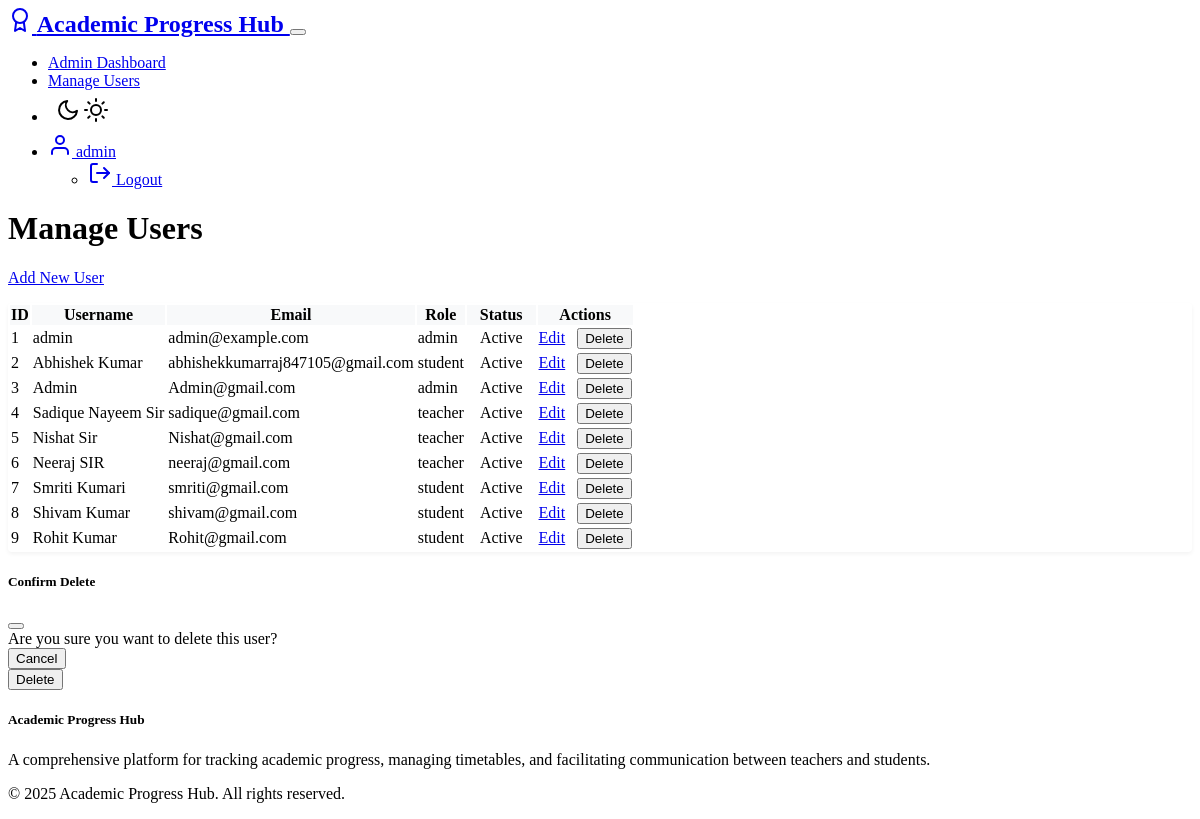
/admin/users (signed in), run on an earlier commit of the app's database.
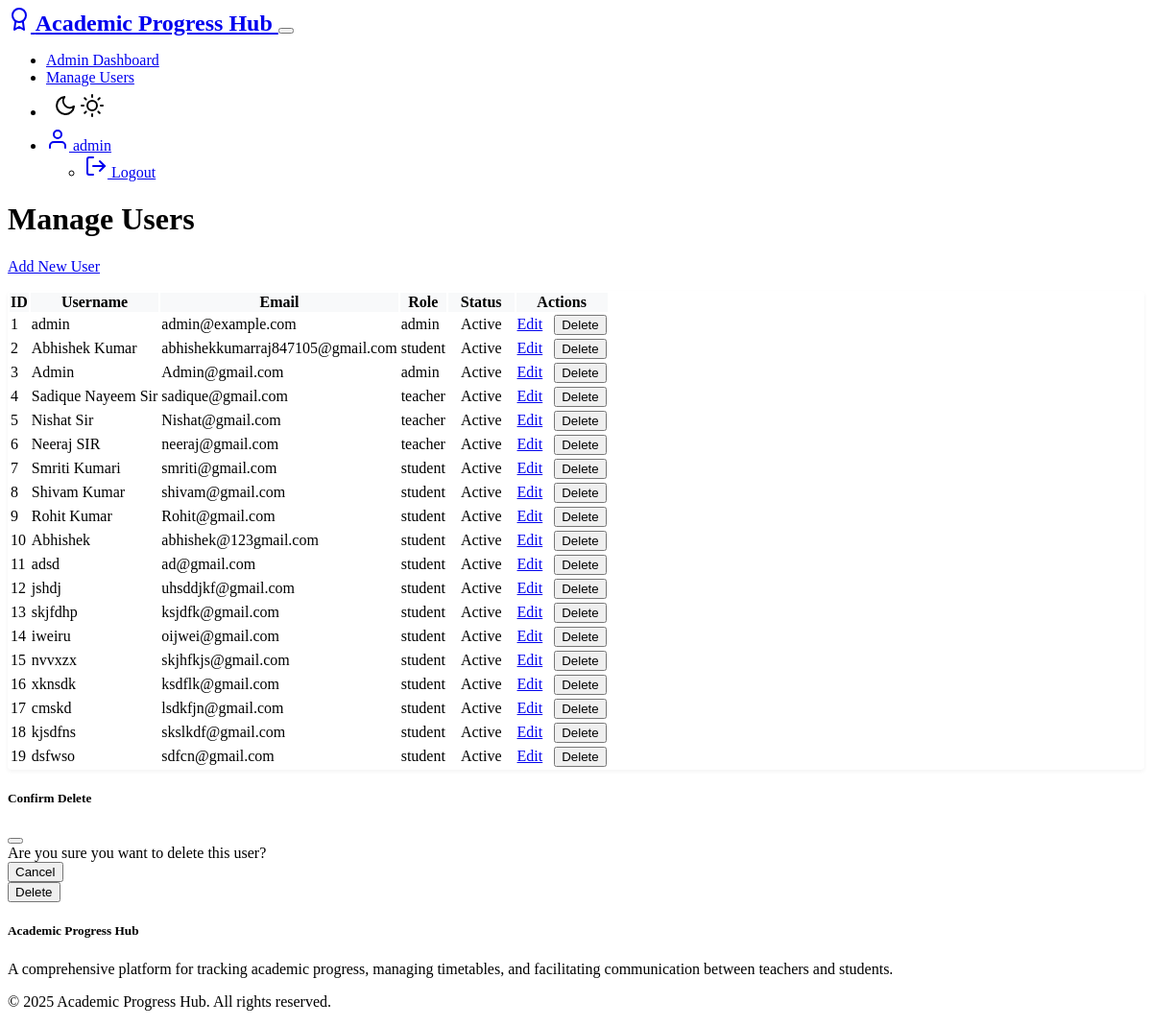
And on a later commit of the database.
### models.py (models this page shows, shortened)
class User(UserMixin, db.Model):
    __tablename__ = 'users'
    id = db.Column(db.Integer, primary_key=True)
    username = db.Column(db.String(64), unique=True, nullable=False)  # Your login name
    email = db.Column(db.String(120), unique=True, nullable=False)    # Your email address
    password_hash = db.Column(db.String(256), nullable=False)         # Your secret password
    role = db.Column(db.String(10), nullable=False)                   # Are you a teacher, student, or admin?
    created_at = db.Column(db.DateTime, default=datetime.utcnow)      # When you joined
    is_active = db.Column(db.Boolean, default=True)                   # Are you using the website?
    teacher_profile = db.relationship('Teacher', backref='user', uselist=False, cascade='all, delete-orphan')
    student_profile = db.relationship('Student', backref='user', uselist=False, cascade='all, delete-orphan')
    @property
    def is_admin(self):
        return self.role == 'admin'

### routes/admin_routes.py (the view)
    def decorated_function(*args, **kwargs):
        if not current_user.is_authenticated or not current_user.is_admin:
            flash('Access denied: Admin permissions required.', 'danger')
            return redirect(url_for('auth.login'))
        return f(*args, **kwargs)

### app.py (called while the page is built)
@login_manager.user_loader
def load_user(user_id):
    from models import User
    return User.query.get(int(user_id))

### routes/admin_routes.py (called while the page is built)
def admin_required(f):
    def decorated_function(*args, **kwargs):
        if not current_user.is_authenticated or not current_user.is_admin:
            flash('Access denied: Admin permissions required.', 'danger')
            return redirect(url_for('auth.login'))
        return f(*args, **kwargs)
    decorated_function.__name__ = f.__name__
    return login_required(decorated_function)

@admin.route('/users')
@admin_required
def manage_users():
    users = User.query.all()
    return render_template('admin/users.html', users=users)

### templates/admin/users.html (shortened to what this page needs)
{% extends "layout.html" %}
{% block content %}
<div class="container mt-4">
    <div class="d-flex justify-content-between align-items-center mb-4">
        <h1>Manage Users</h1>
        <a href="{{ url_for('admin.add_user') }}" class="btn btn-success">Add New User</a>
    </div>
    <div class="table-responsive">
        <table class="table table-striped">
            <thead>
                <tr>
                    <th>ID</th>
                    <th>Username</th>
                    <th>Email</th>
                    <th>Role</th>
                    <th>Status</th>
                    <th>Actions</th>
                </tr>
            </thead>
            <tbody>
                {% for user in users %}
                <tr>
                    <td>{{ user.id }}</td>
                    <td>{{ user.username }}</td>
                    <td>{{ user.email }}</td>
                    <td>{{ user.role }}</td>
                    <td>
                        <span class="badge {% if user.is_active %}bg-success{% else %}bg-danger{% endif %}">
                            {{ 'Active' if user.is_active else 'Inactive' }}
                        </span>
                    </td>
                    <td>
                        <a href="{{ url_for('admin.edit_user', user_id=user.id) }}" class="btn btn-sm btn-primary">Edit</a>
                        <button class="btn btn-sm btn-danger delete-user" data-user-id="{{ user.id }}">Delete</button>
                    </td>
                </tr>
                {% endfor %}
            </tbody>
        </table>
    </div>
</div>
<div class="modal fade" id="deleteModal" tabindex="-1">
    <div class="modal-dialog">
        <div class="modal-content">
            <div class="modal-header">
                <h5 class="modal-title">Confirm Delete</h5>
                <button type="button" class="btn-close" data-bs-dismiss="modal"></button>
            </div>
            <div class="modal-body">
                Are you sure you want to delete this user?
            </div>
            <div class="modal-footer">
                <button type="button" class="btn btn-secondary" data-bs-dismiss="modal">Cancel</button>
                <form id="deleteForm" method="POST">
                    <button type="submit" class="btn btn-danger">Delete</button>
                </form>
            </div>
        </div>
    </div>
</div>
{% endblock %}

### templates/layout.html (shortened to what this page needs)
<!DOCTYPE html>
<html lang="en" data-bs-theme="dark">
<head>
    <link rel="stylesheet" href="https://cdn.replit.com/agent/bootstrap-agent-dark-theme.min.css">
    <link rel="stylesheet" href="{{ url_for('static', filename='css/style.css') }}">
    {% if current_user.is_authenticated and current_user.role == 'admin' %}
    <link rel="stylesheet" href="{{ url_for('static', filename='css/admin/style.css') }}">
    {% endif %}
</head>
<body class="{% block body_class %}{% endblock %}">
    <nav class="navbar navbar-expand-lg navbar-dark bg-dark mb-4">
        <div class="container">
            <a class="navbar-brand" href="{{ url_for('index') }}">
                <span data-feather="award" class="me-2"></span>
                Academic Progress Hub
            </a>
            <button class="navbar-toggler" type="button" data-bs-toggle="collapse" data-bs-target="#navbarNav">
            </button>
            <div class="collapse navbar-collapse" id="navbarNav">
                <ul class="navbar-nav ms-auto">
                    {% if current_user.is_authenticated %}
                        {% if current_user.role == 'admin' %}
                            <li class="nav-item">
                                <a class="nav-link" href="{{ url_for('admin.admin_dashboard') }}">Admin Dashboard</a>
                            </li>
                            <li class="nav-item">
                                <a class="nav-link" href="{{ url_for('admin.manage_users') }}">Manage Users</a>
                            </li>
                        {% endif %}
                        <li class="nav-item">
                            <button class="nav-link btn theme-toggle px-2" id="themeToggle" title="Toggle Light/Dark Mode">
                                <span data-feather="moon" class="theme-icon-dark d-none"></span>
                                <span data-feather="sun" class="theme-icon-light"></span>
                            </button>
                        </li>
                        <li class="nav-item dropdown">
                            <a class="nav-link dropdown-toggle" href="#" id="userDropdown" role="button" data-bs-toggle="dropdown">
                                <span data-feather="user" class="me-1"></span>
                                {{ current_user.username }}
                            </a>
                            <ul class="dropdown-menu dropdown-menu-end">
                                <li>
                                    <a class="dropdown-item" href="{{ url_for('auth.logout') }}">
                                        <span data-feather="log-out" class="me-1"></span> Logout
                                    </a>
                                </li>
                            </ul>
                        </li>
                    {% endif %}
                </ul>
            </div>
        </div>
    </nav>
    <main class="container my-4">
        {% block content %}{% endblock %}
    </main>
    <footer class="bg-dark text-light py-4 mt-5">
        <div class="container">
            <div class="row">
                <div class="col-md-6">
                    <h5>Academic Progress Hub</h5>
                    <p>A comprehensive platform for tracking academic progress, managing timetables, and facilitating communication between teachers and students.</p>
                </div>
                <div class="col-md-6 text-md-end">
                    <p>&copy; 2025 Academic Progress Hub. All rights reserved.</p>
                </div>
            </div>
        </div>
    </footer>
</body>
</html>

What changed in the data, as far as the page shows it:
added User: id "10", username "Abhishek", email "abhishek@123gmail.com", role "student", is_active "Active"
added User: id "11", username "adsd", email "ad@gmail.com", role "student", is_active "Active"
added User: id "12", username "jshdj", email "uhsddjkf@gmail.com", role "student", is_active "Active"
added User: id "13", username "skjfdhp", email "ksjdfk@gmail.com", role "student", is_active "Active"
added User: id "14", username "iweiru", email "oijwei@gmail.com", role "student", is_active "Active"
added User: id "15", username "nvvxzx", email "skjhfkjs@gmail.com", role "student", is_active "Active"
added User: id "16", username "xknsdk", email "ksdflk@gmail.com", role "student", is_active "Active"
added User: id "17", username "cmskd", email "lsdkfjn@gmail.com", role "student", is_active "Active"
added User: id "18", username "kjsdfns", email "skslkdf@gmail.com", role "student", is_active "Active"
added User: id "19", username "dsfwso", email "sdfcn@gmail.com", role "student", is_active "Active"
